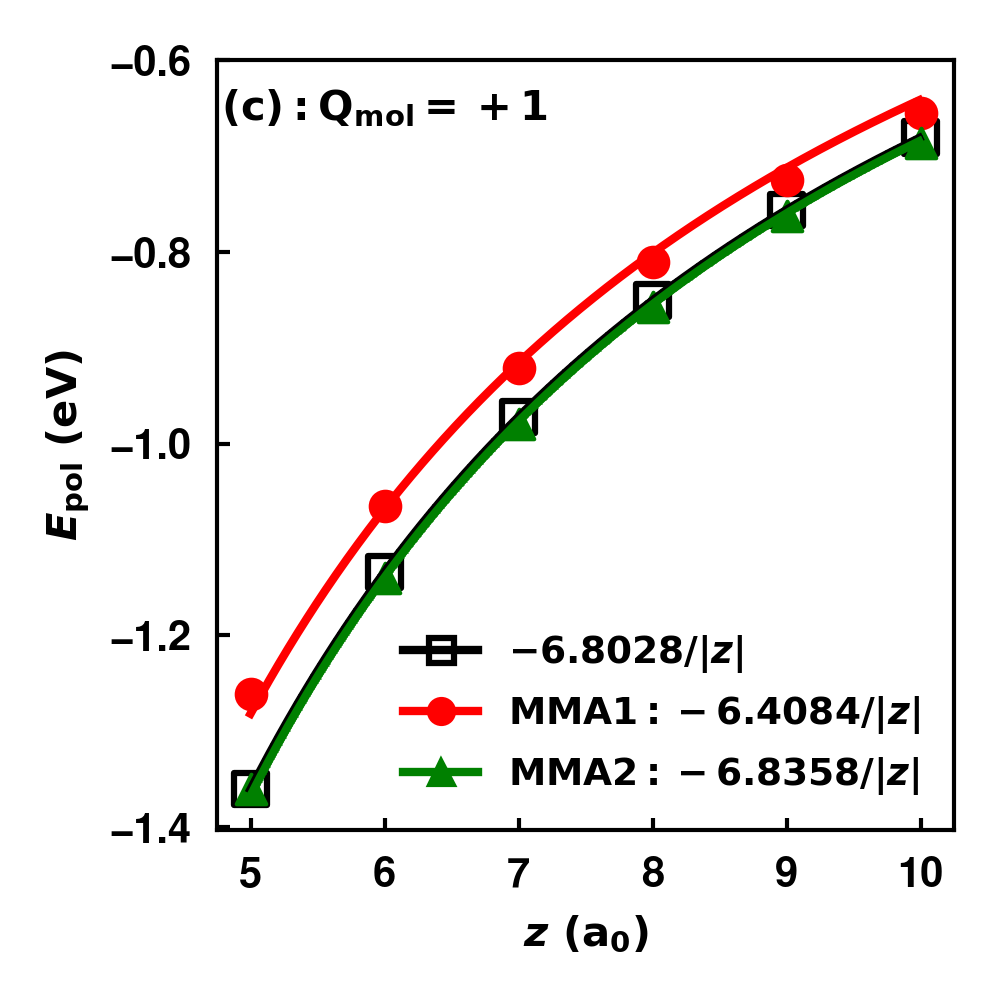

The script that saved this image:
import numpy as np
import matplotlib.pyplot as plt
from scipy import stats
import pandas as pd
import glob 
import os
import matplotlib.ticker as mtick
from matplotlib import rc
from matplotlib.font_manager import FontProperties
from scipy.optimize import curve_fit


params = {'mathtext.default': 'bf'}
plt.rcParams.update(params)
plt.rcParams.update({'font.size': 10})
rc('font', family='Nimbus Sans', weight='bold')
rc('axes',linewidth=1,edgecolor='k')

#Set of data points used to plot fit and reference image potential
x_dat=np.arange(5,10,0.01)

#Function to fit to MMA model data
def func(x, a):  
    return a/x

#Open csv in current folder, convert to array, and convert data Hartree to eV
for filename in sorted(glob.glob("figure_2_c.csv", recursive=True)):
    Source = os.path.splitext(filename)[0].split(".")[0]
    data = pd.read_csv(filename, sep=",", dtype=np.float64)
    data_array = data.to_numpy()
    z = data_array[:,0]
    MMA1 = data_array[:,1]*27.211386245988
    MMA2 = data_array[:,2]*27.211386245988
    impot = data_array[:,3]*27.211386245988

#Create figure 
fig, axs = plt.subplots(1, 1, figsize=(3.33,3.33))

#Plot the reference image potential curve. 
#Markerstyle is the same as scatter below, but it is scaled down so these points are hidden and the legend still matches
axs.plot(x_dat,-27.211386245988/(4*x_dat),color="black",linestyle='-',markersize=0.01,marker="s",linewidth=2,mfc='none',markeredgewidth=1.5,label=r"$\mathrm{-6.8028/}|\mathit{z}|$")
#Plot the reference image potential data points 5,6,...10
axs.scatter(z,impot,color="black",s=60,facecolors='none',edgecolor='k',linewidth=1.5,marker="s") 

#Fit func() to MMA1 data
popt, pcov = curve_fit(func,z,MMA1) 
#Fit func() to MMA2 data
popt2, pcov2 = curve_fit(func,z,MMA2) 
#Plot the model curves
axs.plot(x_dat,func(x_dat,*popt),color="red",marker='o',markersize=0.01,linewidth=2,linestyle='-',label=r"$\mathrm{{MMA1:}}{:.4f}/|\mathit{{z}}|$".format(popt[0]))
axs.plot(x_dat,func(x_dat,*popt2),color="green",marker='^',markersize=0.01,linewidth=2,linestyle='-',label=r"$\mathrm{{MMA2:}}{:.4f}/|\mathit{{z}}|$".format(popt2[0]))
#Plot the model data points 5,6,...10
axs.scatter(z,MMA1,color="red",s=50,marker="o")
axs.scatter(z,MMA2,color="green",s=50,marker="^")
#Add identifying text
axs.text(6.0,-0.65,r"$\mathrm{(c): Q_{mol}=+1}$",horizontalalignment='center',verticalalignment='center')

#Modify figure to look more like publication's style
axs.set_xlabel(r"$\mathit{z} \ (a_0)$")    
axs.set_xticks([5,6,7,8,9,10])
axs.set_yticks([-0.6,-0.8,-1.0,-1.2,-1.4])
axs.xaxis.set_tick_params(direction="in",length=3,width=1,pad=6.25)
axs.yaxis.set_tick_params(direction="in",length=3,width=1,pad=6.25)
axs.grid(False)
#Markerscale for hidden data points that belong to plot rather than scatter
axs.legend(loc="best", frameon=False, markerscale=600, fontsize=9)
axs.set_ylabel(r"$\mathit{E}_{pol} \ \mathrm{\left( eV \right)}$")

fig.set_tight_layout(True)
plt.savefig("figure_2_c.png", dpi=300)
